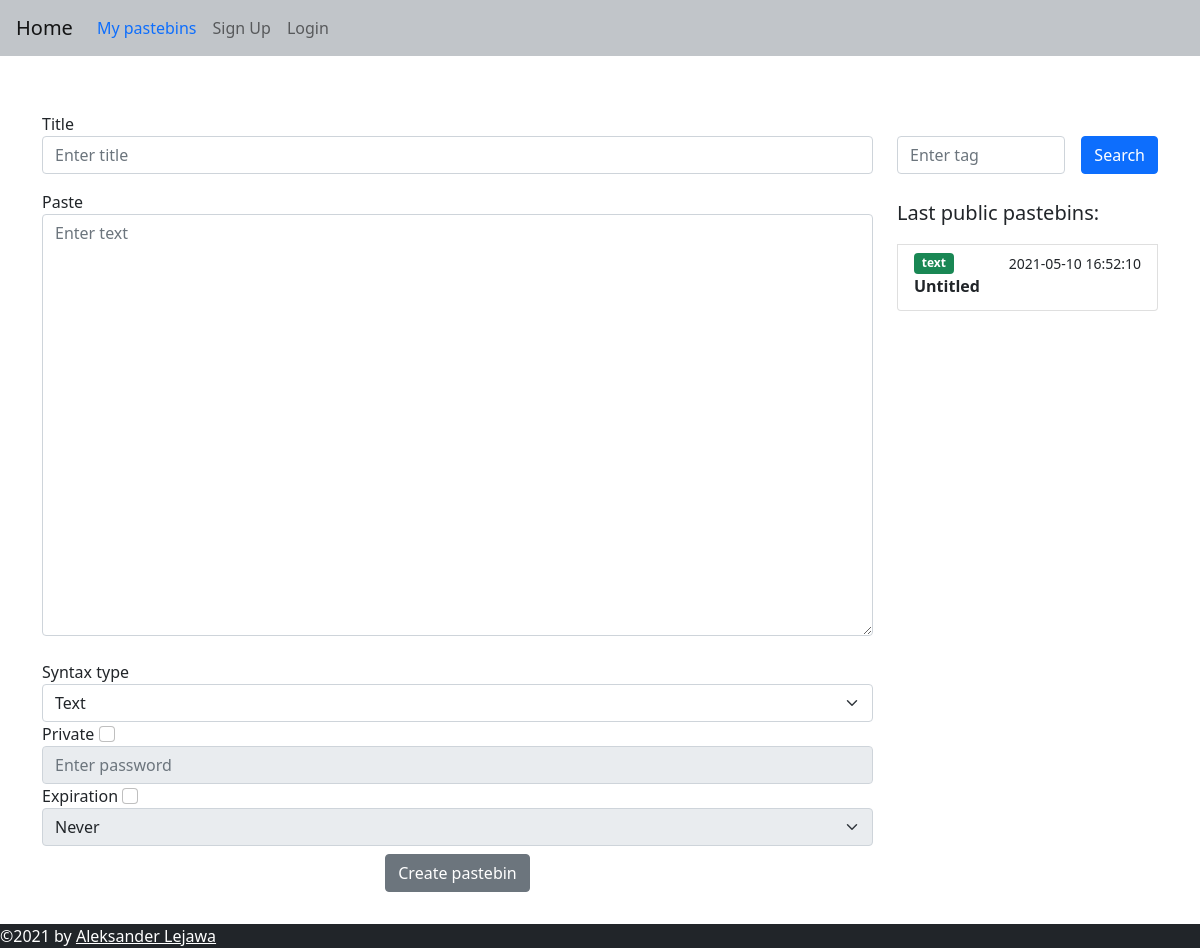
Before: / with the older database file.
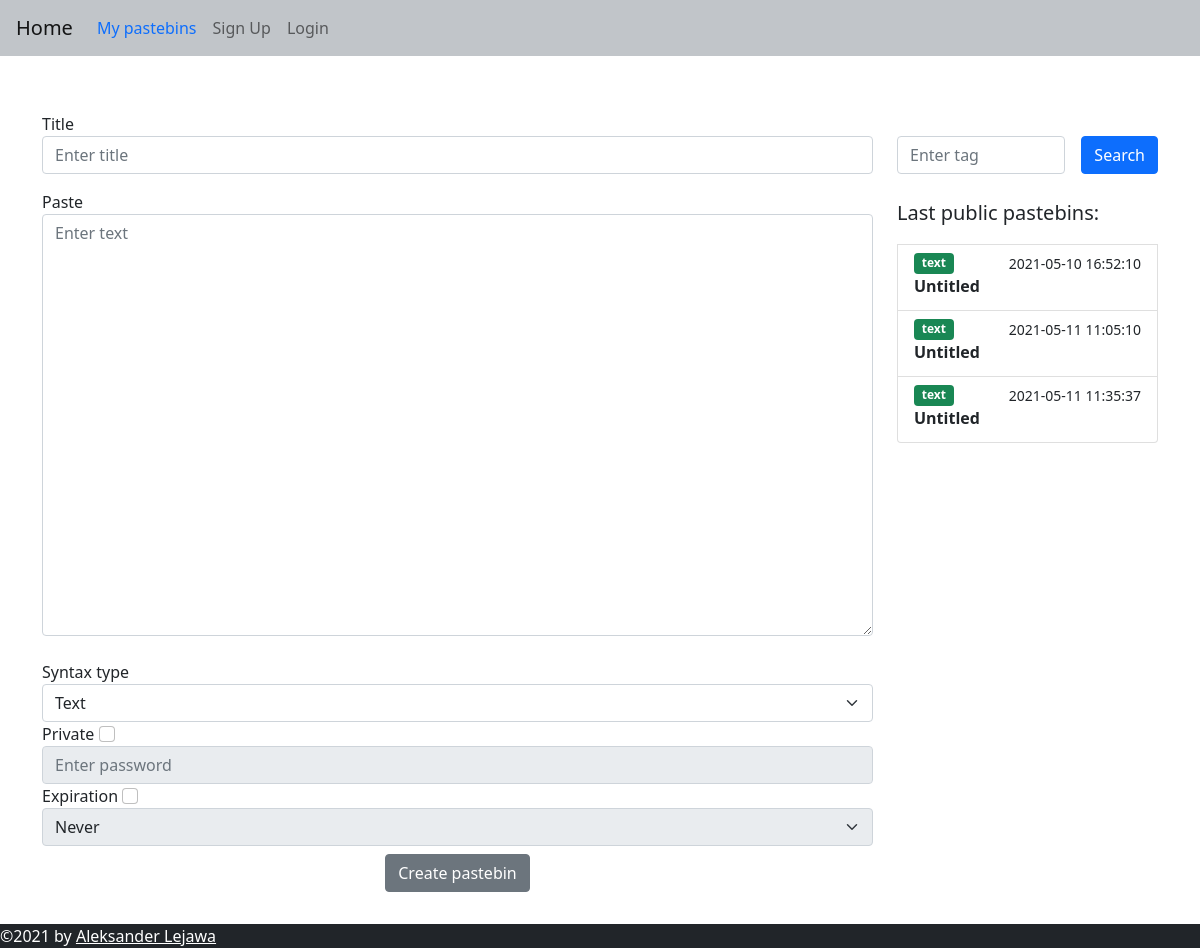
After: the same page with the newer database file.
### web/models.py (models this page shows, shortened)
class Pastebin(db.Model):
    id = db.Column(db.Integer, primary_key=True)
    title = db.Column(db.String(150), default="Untitled")
    content = db.Column(db.String(6000000))
    paste_type = db.Column(db.String(50))
    user_id = db.Column(db.Integer, db.ForeignKey("user.id"))
    date = db.Column(db.DateTime(timezone=True))
    expire_date = db.Column(db.DateTime(timezone=True))
    password = db.Column(db.String(150))
    link = db.Column(db.String(150), unique=True)
    def is_expired(self):
        if self.expire_date:
            if datetime.utcnow() > self.expire_date:
                db.session.delete(self)
                db.session.commit()
                return True
            return False
        else:
            return False

### web/pastebin/routes.py (the view, shortened to what this page needs)
@bp.route("/", methods=["GET", "POST"])
def home():
   return render_template("home.html", user=current_user, public_pastebins=get_public_pastebins())

### web/pastebin/routes.py (called while the page is built)
def get_public_pastebins():
   pastebins = Pastebin.query.filter_by(password=None).all()[-10:]
   for pastebin in pastebins:
      pastebin.is_expired()
   return pastebins

### web/templates/home.html (shortened to what this page needs)
{% extends "base.html" %}
{% block content%}
<div class="row">
  <div class="col-9">
    <form method="POST">
      <div class="form-group mt-5">
        <label for="title">Title</label>
        <input type="text" class="form-control" id="title" name="title" placeholder="Enter title" />
      </div>
      <label for="content" class="mt-3">Paste</label>
      <textarea rows="17" style="height:100%" name="content" id="content" class="form-control"
        placeholder="Enter text"></textarea>
      <br />
      <label for="paste_type">Syntax type</label>
      <select class="form-select" id="paste_type" name="paste_type">
        <option value="text">Text</option>
      </select>
      <label for="private">Private</label>
      <input class="form-check-input" type="checkbox" id="private" name="private" value="True">
      <input type="text" class="form-control" id="password" name="password" placeholder="Enter password" disabled />
      <label for="expire">Expiration</label>
      <input class="form-check-input" type="checkbox" id="expire" name="expire" value="True">
      <select class="form-select" id="expire_date" name="expire_date" disabled>
        <option value="never">Never</option>
      </select>
      <div id="create_pastebin_btn">
        <button type="submit" class="btn btn-secondary mt-2 mb-2">Create pastebin</button>
      </div>
    </form>
  </div>
  <div class="col mt-5">
    <form class="d-flex mt-4" method="POST">
      <input class="form-control me-3" type="search" id="search_input" placeholder="Enter tag">
      <button class="btn btn-primary" type="button" id="search_button">Search</button>
    </form>
    <div class="list-group mt-4">
      <p class="lead">Last public pastebins:</p>
      {% for pastebin in public_pastebins %}
      <a href="{{pastebin.link}}" class="list-group-item list-group-item-action">
        <div class="d-flex w-100 justify-content-between">
          <span class="badge bg-success">{{ pastebin.paste_type }}</span>
          <small>{{ pastebin.date.replace(microsecond=0) }}</small>
        </div>
        <p class="mb-1"><b>{{ pastebin.title if pastebin.title|length < 10 else pastebin.title[:10] + "..."}}</b></p>
      </a>
      {% endfor %}
    </div>
  </div>
</div>
{% endblock %}

### web/templates/base.html (shortened to what this page needs)
<!DOCTYPE html>
<html>
<head>
  <link href="https://cdn.jsdelivr.net/npm/bootstrap@5.0.0/dist/css/bootstrap.min.css" rel="stylesheet"
>
  <link rel="stylesheet" href="//unpkg.com/@highlightjs/cdn-assets@10.7.2/styles/default.min.css">
  <link rel="stylesheet" type="text/css" href="{{ url_for('static',filename='css/style.css') }}">
</head>
<body>
  <nav class="navbar navbar-expand-lg navbar navbar-light">
    <a class="navbar-brand ms-3" href="/">Home</a>
    <div class="collapse navbar-collapse" id="navbar">
      <div class="navbar-nav">
        <a class="nav-item nav-link text-primary" id="user" href="/user">My pastebins</a>
        {% if user.is_authenticated %}
        <a class="nav-item nav-link nav-user" id="logout" href="/user/edit">Edit account</a>
        <a class="nav-item nav-link" id="logout" href="/logout">Log Out</a>
        {% else %}
        <a class="nav-item nav-link" id="signup" href="/sign-up">Sign Up</a>
        <a class="nav-item nav-link" id="login" href="/login">Login</a>
        {% endif %}
      </div>
    </div>
  </nav>
  <div class="container mt-2">{% block content %} {% endblock %}</div>
  <div class="mt-5">
    <footer class="bg-dark text-white">
      ©2021 by <a class="text-white" href="https://github.com/syqu22">Aleksander Lejawa</a>
    </footer>
  </div>
</body>
</html>

### web/static/css/style.css (style rules this page uses)
footer { position: fixed; bottom: 0; width: 100%; }
.navbar { background-color: #c1c5c9; }
#create_pastebin_btn { text-align: center; }

Changed rows visible on the page:
added Pastebin: paste_type "text", date.replace "2021-05-11 11:05:10", title "Untitled"
added Pastebin: paste_type "text", date.replace "2021-05-11 11:35:37", title "Untitled"
